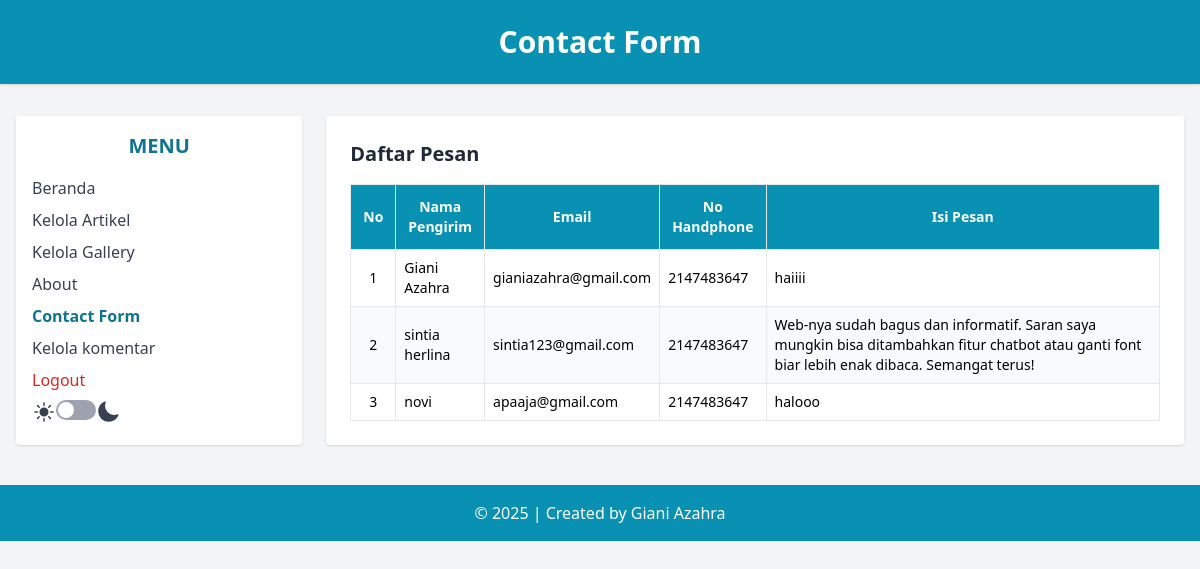
The page /admin/data_contactform.php (signed in) on the database its author committed.
### tables this page shows
CREATE TABLE `tbl_contactform` (
  `id_contactform` int(11) NOT NULL,
  `nama_lengkap` varchar(200) NOT NULL,
  `email` varchar(200) NOT NULL,
  `no_hp` int(15) NOT NULL,
  `pesan` varchar(500) NOT NULL
);

### admin/data_contactform.php (the view, shortened to what this page needs)
<?php
include('../koneksi.php');
?>
<!DOCTYPE html>
<html lang="en">
<head>
    <script src="https://cdn.tailwindcss.com"></script>
</head>
<body class="bg-gray-100 min-h-screen dark:bg-gray-900">
    <header class="bg-cyan-600 text-white text-center py-6 shadow">
        <h1 class="text-3xl font-bold">Contact Form</h1>
    </header>
    <div class="flex max-w-7xl mx-auto mt-8 px-4">
        <aside class="w-1/4 bg-white rounded shadow p-4 dark:bg-gray-700">
            <h2 class="text-xl font-semibold text-cyan-700 mb-4 text-center dark:text-cyan-500">MENU</h2>
            <ul class="space-y-2 text-gray-700 dark:text-white">
                <li><a href="beranda_admin.php" class="block hover:text-cyan-600 dark:hover:text-cyan-300">Beranda</a>
                </li>
                <li><a href="data_artikel.php" class="block hover:text-cyan-600 dark:hover:text-cyan-300">Kelola
                        Artikel</a></li>
                <li><a href="data_gallery.php" class="block hover:text-cyan-600 dark:hover:text-cyan-300">Kelola
                        Gallery</a></li>
                <li><a href="about.php" class="block hover:text-cyan-600 dark:hover:text-cyan-300">About</a></li>
                <li><a href="data_contactform.php" class="block font-semibold text-cyan-700 dark:text-cyan-400">Contact
                        Form</a></li>
                <li><a href="data_komentar.php" class="block hover:text-cyan-600 dark:hover:text-cyan-300">Kelola
                        komentar</a></li>
                <li>
                    <a href="logout.php" onclick="return confirm('Apakah anda yakin
ingin keluar?');" class="block text-red-600 hover:underline font-medium dark:text-red-300">Logout</a>
                </li>
                <li class="ml-auto">
                    <div class="flex ">
                        <button id="dark-toggle" class="w-10 h-5 p-0.5 rounded-full bg-gray-400">
                            <div class="w-4 h-4 rounded-full bg-white transition-all dark:translate-x-5"></div>
                        </button>
                    </div>
                </li>
            </ul>
        </aside>
        <main class="w-3/4 bg-white rounded shadow p-6 ml-6 dark:bg-gray-700">
            <div class="flex justify-between items-center mb-4">
                <h2 class="text-xl font-bold text-gray-800 dark:text-white">Daftar Pesan</h2>
            </div>
            <table class="min-w-full table-auto border border-gray-300 text-sm break-words">
                <thead class="bg-cyan-600 text-white">
                    <tr>
                        <th class="p-3 border">No</th>
                        <th class="p-3 border">Nama Pengirim</th>
                        <th class="p-3 border">Email</th>
                        <th class="p-3 border">No Handphone</th>
                        <th class="p-3 border w-1/2">Isi Pesan</th>
                    </tr>
                </thead>
                <tbody>
                    <?php
                    $sql = "SELECT * FROM tbl_contactform";
                    $query = mysqli_query($db, $sql);
                    $no = 1;
                    while ($data = mysqli_fetch_array($query)) {
                        echo "<tr class='even:bg-gray-50 dark:text-white dark:bg-gray-700'>";
                        echo "<td class='border p-2 text-center dark:text-white'>" . $no++ . "</td>";
                        echo "<td class='border p-2 dark:text-white'>" .
                            htmlspecialchars($data['nama_lengkap']) . "</td>";
                        echo "<td class='border p-2 dark:text-white'>" .
                            htmlspecialchars($data['email']) . "</td>";
                        echo "<td class='border p-2 dark:text-white'>" .
                            htmlspecialchars($data['no_hp']) . "</td>";
                        echo "<td class='border p-2 w-[300px] break-words dark:text-white'>" .
                            htmlspecialchars($data['pesan']) . "</td>";
                        echo "</tr>";
                    }
                    ?>
                </tbody>
            </table>
        </main>
    </div>
    <footer class="bg-cyan-600 text-white text-center py-4 mt-10">
        &copy; <?php echo date('Y'); ?> | Created by Giani Azahra
    </footer>
</body>
</html>

### rows shown on the page
tbl_contactform: nama_lengkap "Giani Azahra", email "gianiazahra@gmail.com", no_hp "2147483647", pesan "haiiii"
tbl_contactform: nama_lengkap "sintia herlina", email "sintia123@gmail.com", no_hp "2147483647", pesan "Web-nya sudah bagus dan informatif. Saran saya mungkin bisa ditambahkan fitur chatbot atau ganti font biar lebih enak dibaca. Semangat terus!"
tbl_contactform: nama_lengkap "novi", email "apaaja@gmail.com", no_hp "2147483647", pesan "halooo"
